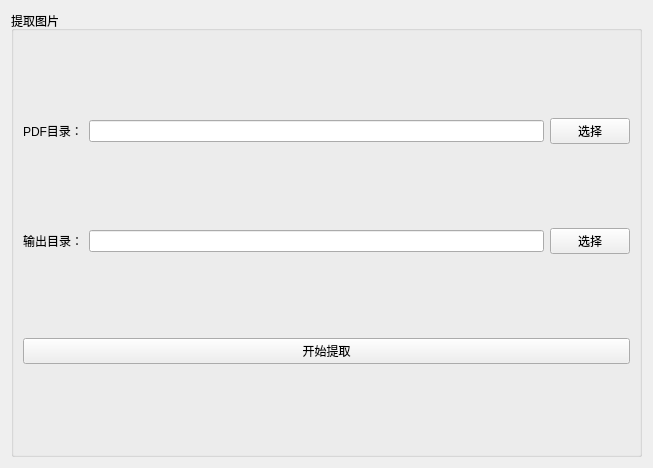
<?xml version="1.0" encoding="UTF-8"?>
<ui version="4.0">
 <class>Form</class>
 <widget class="QWidget" name="Form">
  <property name="geometry">
   <rect>
    <x>0</x>
    <y>0</y>
    <width>653</width>
    <height>468</height>
   </rect>
  </property>
  <property name="windowTitle">
   <string>Form</string>
  </property>
  <layout class="QGridLayout" name="gridLayout">
   <item row="0" column="0">
    <widget class="QGroupBox" name="groupBox">
     <property name="title">
      <string>提取图片</string>
     </property>
     <layout class="QGridLayout" name="gridLayout_2">
      <item row="0" column="0">
       <widget class="QLabel" name="label">
        <property name="text">
         <string>PDF目录：</string>
        </property>
       </widget>
      </item>
      <item row="0" column="1">
       <widget class="QLineEdit" name="lineEdit_pdf"/>
      </item>
      <item row="0" column="2">
       <widget class="QPushButton" name="pushButton_pdf">
        <property name="text">
         <string>选择</string>
        </property>
       </widget>
      </item>
      <item row="1" column="0">
       <widget class="QLabel" name="label_2">
        <property name="text">
         <string>输出目录：</string>
        </property>
       </widget>
      </item>
      <item row="1" column="1">
       <widget class="QLineEdit" name="lineEdit_output"/>
      </item>
      <item row="1" column="2">
       <widget class="QPushButton" name="pushButton_output">
        <property name="text">
         <string>选择</string>
        </property>
       </widget>
      </item>
      <item row="2" column="0" colspan="3">
       <widget class="QPushButton" name="pushButton_ok">
        <property name="text">
         <string>开始提取</string>
        </property>
       </widget>
      </item>
     </layout>
    </widget>
   </item>
  </layout>
 </widget>
 <resources/>
 <connections/>
</ui>
